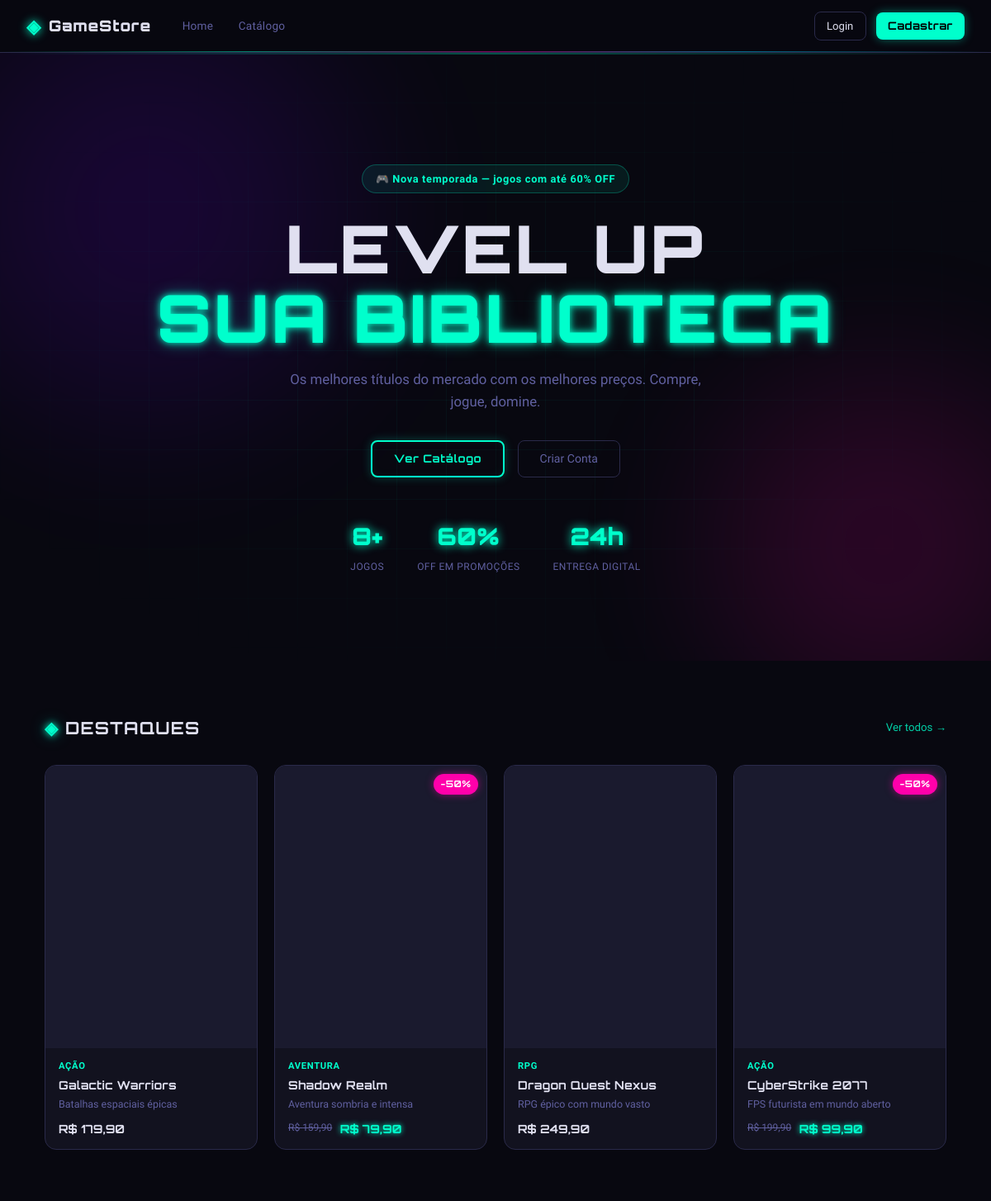
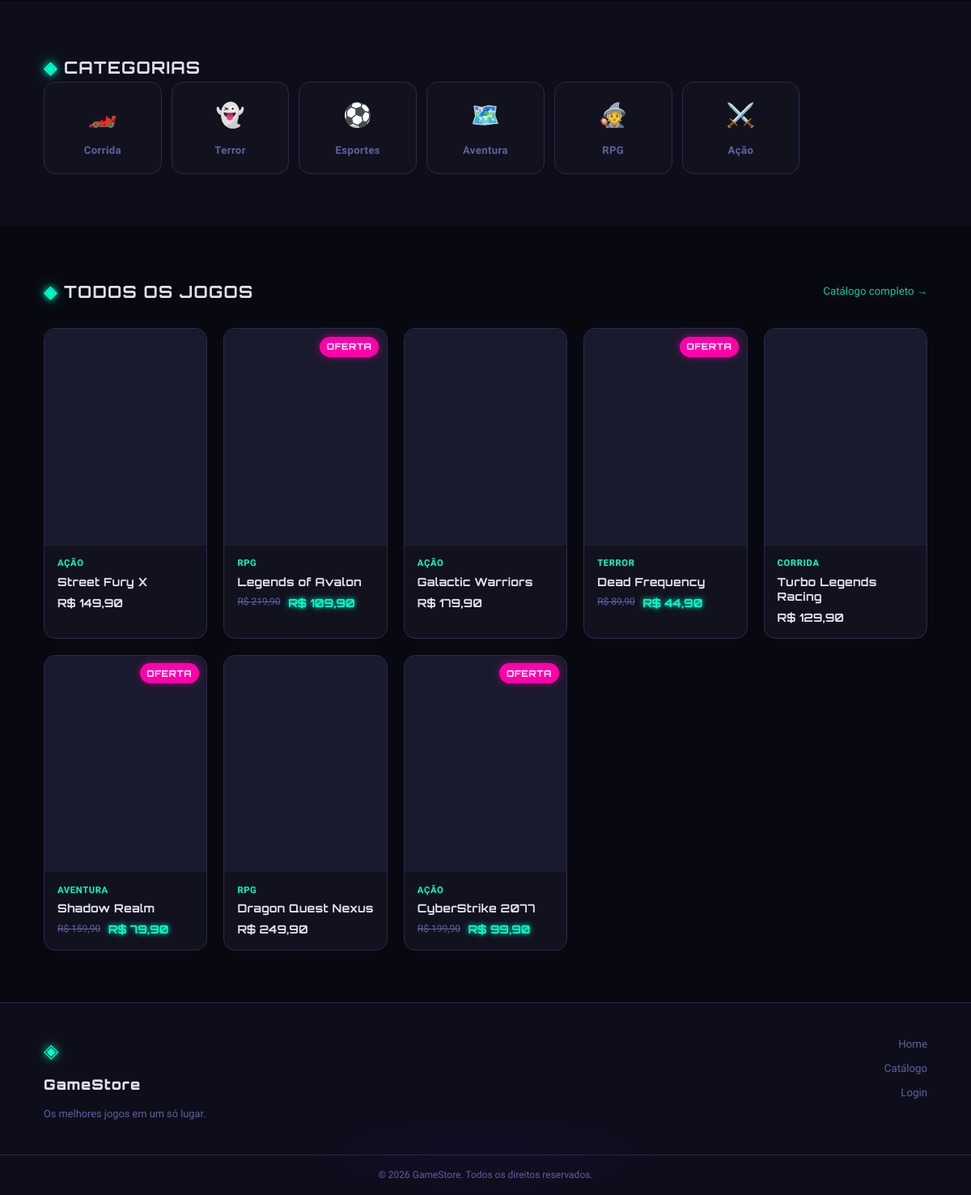
The page / on the database its author committed (2 pictures, top to bottom).
### tables this page shows
CREATE TABLE IF NOT EXISTS jogos (
    id INT AUTO_INCREMENT PRIMARY KEY,
    nome VARCHAR(150) NOT NULL,
    slug VARCHAR(160) NOT NULL UNIQUE,
    descricao TEXT,
    descricao_curta VARCHAR(255),
    preco DECIMAL(10,2) NOT NULL DEFAULT 0.00,
    preco_promocional DECIMAL(10,2) DEFAULT NULL,
    plataforma VARCHAR(80) DEFAULT 'PC',
    categoria_id INT,
    imagem_url VARCHAR(255) DEFAULT '',
    destaque TINYINT(1) DEFAULT 0,
    ativo TINYINT(1) DEFAULT 1,
    estoque INT DEFAULT 999,
    criado_em TIMESTAMP DEFAULT CURRENT_TIMESTAMP,
    FOREIGN KEY (categoria_id) REFERENCES game_categorias(id) ON DELETE SET NULL
);

CREATE TABLE IF NOT EXISTS game_categorias (
    id INT AUTO_INCREMENT PRIMARY KEY,
    nome VARCHAR(100) NOT NULL,
    slug VARCHAR(100) NOT NULL UNIQUE,
    icone VARCHAR(10) DEFAULT '🎮'
);

### core/Controller.php (called while the page is built, shortened)
<?php
abstract class Controller {
    protected function view(string $view, array $data = []): void {
        extract($data);
        $path = __DIR__ . "/../app/views/{$view}.php";
        require $path;
    }
}

### app/controllers/LojaController.php (called while the page is built, shortened)
<?php
class LojaController extends Controller {
    private JogoModel $m;
    private GameCategoriaModel $cm;
    public function __construct() {
        $this->m  = new JogoModel();
        $this->cm = new GameCategoriaModel();
    }
    public function index(): void {
        $destaques  = $this->m->findDestaques();
        $categorias = $this->cm->findAll();
        $todos      = $this->m->findAllAtivos();
        $this->view('loja/home', [
            'flash'     => $this->getFlash(),
            'destaques' => $destaques,
            'categorias'=> $categorias,
            'todos'     => $todos,
            'cc'        => $this->cartCount(),
        ]);
    }
}

### public/index.php (called while the page is built, shortened)
<?php
require_once __DIR__ . '/../core/Database.php';
require_once __DIR__ . '/../core/Model.php';
require_once __DIR__ . '/../core/Controller.php';
require_once __DIR__ . '/../core/Router.php';
require_once __DIR__ . '/../app/models/JogoModel.php';
$router = new Router();
$router->get ('/login',    'AuthController', 'login');
$router->post('/login',    'AuthController', 'doLogin');
$router->get ('/cadastro', 'AuthController', 'cadastro');
$router->post('/cadastro', 'AuthController', 'doCadastro');
$router->get ('/recuperar','AuthController', 'recuperar');
$router->post('/recuperar','AuthController', 'doRecuperar');
$router->get ('/logout',   'AuthController', 'logout');
$router->get('/',         'LojaController', 'index');
$router->get('/catalogo', 'LojaController', 'catalogo');
$router->get('/jogo',     'LojaController', 'jogo');
$router->get ('/carrinho',           'CarrinhoController', 'index');
$router->post('/carrinho/adicionar', 'CarrinhoController', 'adicionar');
$router->post('/carrinho/remover',   'CarrinhoController', 'remover');
$router->post('/carrinho/finalizar', 'CarrinhoController', 'finalizar');
$router->get ('/admin',                   'AdminController', 'dashboard');
$router->get ('/admin/jogos',             'AdminController', 'jogos');
$router->get ('/admin/jogo',              'AdminController', 'jogoForm');
$router->post('/admin/jogo/salvar',       'AdminController', 'jogoSalvar');
$router->post('/admin/jogo/deletar',      'AdminController', 'jogoDeletar');
$router->get ('/admin/categorias',        'AdminController', 'categorias');
$router->get ('/admin/categoria',         'AdminController', 'catForm');
$router->post('/admin/categoria/salvar',  'AdminController', 'catSalvar');
$router->post('/admin/categoria/deletar', 'AdminController', 'catDeletar');
$router->get ('/admin/pedidos',           'AdminController', 'pedidos');
$router->post('/admin/pedido/status',     'AdminController', 'pedidoStatus');
$router->dispatch();

### core/Database.php (called while the page is built)
<?php
class Database {
    private static $instance = null;
    private $conn;
    private function __construct() {
        try {
            $dsn = "mysql:host=".DB_HOST.";dbname=".DB_NAME.";charset=".DB_CHARSET;
            $this->conn = new PDO($dsn, DB_USER, DB_PASS, [
                PDO::ATTR_ERRMODE            => PDO::ERRMODE_EXCEPTION,
                PDO::ATTR_DEFAULT_FETCH_MODE => PDO::FETCH_ASSOC,
                PDO::ATTR_EMULATE_PREPARES   => false,
            ]);
        } catch (PDOException $e) {
            die("Erro BD: " . $e->getMessage());
        }
    }
    public static function getInstance(): Database {
        if (!self::$instance) self::$instance = new Database();
        return self::$instance;
    }
    public function getConnection(): PDO { return $this->conn; }
}

### app/models/JogoModel.php (called while the page is built, shortened)
<?php
class JogoModel extends Model {
    public function findDestaques(): array {
        $s = $this->db->query("SELECT j.*,c.nome cat FROM jogos j LEFT JOIN game_categorias c ON c.id=j.categoria_id WHERE j.destaque=1 AND j.ativo=1 ORDER BY j.id DESC LIMIT 6");
        return $s->fetchAll();
    }
    public function findAllAtivos(int $cat=0, string $busca=''): array {
        $where = ['j.ativo=1'];
        $params = [];
        $sql = "SELECT j.*,c.nome cat FROM jogos j LEFT JOIN game_categorias c ON c.id=j.categoria_id WHERE ".implode(' AND ',$where)." ORDER BY j.id DESC";
        $s = $this->db->prepare($sql);
        $s->execute($params);
        return $s->fetchAll();
    }
}

### core/Model.php (called while the page is built, shortened)
<?php
abstract class Model {
    protected PDO $db;
    protected string $table = '';
    public function __construct() {
        $this->db = Database::getInstance()->getConnection();
    }
    public function findAll(): array {
        return $this->db->query("SELECT * FROM {$this->table} ORDER BY id DESC")->fetchAll();
    }
}

### app/views/loja/home.php (the view, shortened to what this page needs)
<?php require __DIR__.'/../partials/header.php'; ?>
<?php require __DIR__.'/../partials/navbar.php'; ?>
<section class="hero">
  <div class="hero-bg">
    <div class="hero-grid"></div>
    <div class="hero-orb orb1"></div>
    <div class="hero-orb orb2"></div>
    <div class="hero-scan"></div>
  </div>
  <div class="hero-content">
    <div class="hero-badge">🎮 Nova temporada — jogos com até 60% OFF</div>
    <h1 class="hero-title">
      LEVEL UP<br>
      <span class="neon-text">SUA BIBLIOTECA</span>
    </h1>
    <p class="hero-sub">Os melhores títulos do mercado com os melhores preços. Compre, jogue, domine.</p>
    <div class="hero-btns">
      <a href="<?= BASE_URL ?>catalogo" class="btn-neon">Ver Catálogo</a>
      <?php if(!isset($_SESSION['uid'])): ?>
      <a href="<?= BASE_URL ?>cadastro" class="btn-ghost">Criar Conta</a>
      <?php endif; ?>
    </div>
  </div>
  <div class="hero-stats">
    <div class="hstat"><span><?= count($todos) ?>+</span><small>Jogos</small></div>
    <div class="hstat"><span>60%</span><small>OFF em promoções</small></div>
    <div class="hstat"><span>24h</span><small>Entrega digital</small></div>
  </div>
</section>
<section class="section">
  <div class="container">
    <div class="section-head">
      <h2 class="section-title"><span class="neon-text">◈</span> Destaques</h2>
      <a href="<?= BASE_URL ?>catalogo" class="see-all">Ver todos →</a>
    </div>
    <div class="games-grid featured">
      <?php foreach($destaques as $j): ?>
      <a href="<?= BASE_URL ?>jogo?slug=<?= $j['slug'] ?>" class="game-card">
        <div class="game-img-wrap">
          <div class="game-img-fallback"><?= mb_substr($j['nome'],0,2) ?></div>
          <?php if($j['preco_promocional']): ?>
            <div class="game-badge-sale">-<?= round((1-$j['preco_promocional']/$j['preco'])*100) ?>%</div>
          <?php endif; ?>
        </div>
        <div class="game-info">
          <span class="game-cat"><?= htmlspecialchars($j['cat']??'') ?></span>
          <h3><?= htmlspecialchars($j['nome']) ?></h3>
          <p><?= htmlspecialchars($j['descricao_curta']??'') ?></p>
          <div class="game-price">
            <?php if($j['preco_promocional']): ?>
              <s>R$ <?= number_format($j['preco'],2,',','.') ?></s>
              <strong class="neon-price">R$ <?= number_format($j['preco_promocional'],2,',','.') ?></strong>
            <?php else: ?>
              <strong>R$ <?= number_format($j['preco'],2,',','.') ?></strong>
            <?php endif; ?>
          </div>
        </div>
      </a>
      <?php endforeach; ?>
    </div>
  </div>
</section>
<section class="section section-dark">
  <div class="container">
    <h2 class="section-title"><span class="neon-text">◈</span> Categorias</h2>
    <div class="cats-grid">
      <?php foreach($categorias as $c): ?>
      <a href="<?= BASE_URL ?>catalogo?cat=<?= $c['id'] ?>" class="cat-card">
        <span class="cat-icon"><?= $c['icone'] ?></span>
        <span><?= htmlspecialchars($c['nome']) ?></span>
      </a>
      <?php endforeach; ?>
    </div>
  </div>
</section>
<section class="section">
  <div class="container">
    <div class="section-head">
      <h2 class="section-title"><span class="neon-text">◈</span> Todos os Jogos</h2>
      <a href="<?= BASE_URL ?>catalogo" class="see-all">Catálogo completo →</a>
    </div>
    <div class="games-grid">
      <?php foreach(array_slice($todos,0,8) as $j): ?>
      <a href="<?= BASE_URL ?>jogo?slug=<?= $j['slug'] ?>" class="game-card">
        <div class="game-img-wrap">
          <div class="game-img-fallback"><?= mb_substr($j['nome'],0,2) ?></div>
          <?php if($j['preco_promocional']): ?>
            <div class="game-badge-sale">OFERTA</div>
          <?php endif; ?>
        </div>
        <div class="game-info">
          <span class="game-cat"><?= htmlspecialchars($j['cat']??'') ?></span>
          <h3><?= htmlspecialchars($j['nome']) ?></h3>
          <div class="game-price">
            <?php if($j['preco_promocional']): ?>
              <s>R$ <?= number_format($j['preco'],2,',','.') ?></s>
              <strong class="neon-price">R$ <?= number_format($j['preco_promocional'],2,',','.') ?></strong>
            <?php else: ?>
              <strong>R$ <?= number_format($j['preco'],2,',','.') ?></strong>
            <?php endif; ?>
          </div>
        </div>
      </a>
      <?php endforeach; ?>
    </div>
  </div>
</section>
<?php require __DIR__.'/../partials/footer.php'; ?>

### core/Router.php (shortened to what this page needs)
<?php
class Router {
    private array $routes = [];
    public function get(string $p, string $c, string $m): void  { $this->routes['GET'][$p]  = [$c,$m]; }
    public function post(string $p, string $c, string $m): void { $this->routes['POST'][$p] = [$c,$m]; }
    public function dispatch(): void {
        $method = $_SERVER['REQUEST_METHOD'];
        $uri    = parse_url($_SERVER['REQUEST_URI'], PHP_URL_PATH);
        $uri = '/' . trim($uri, '/');
        if ($uri === '/') $uri = '/';
        if (isset($this->routes[$method][$uri])) {
            [$ctrl, $action] = $this->routes[$method][$uri];
            (new $ctrl())->$action();
        } else {
            http_response_code(404);
            require __DIR__ . '/../app/views/404.php';
        }
    }
}

### app/views/partials/header.php (shortened to what this page needs)
<!DOCTYPE html>
<html lang="pt-BR">
<head>
<link rel="stylesheet" href="<?= BASE_URL ?>css/style.css">
</head>
<body>

### app/views/partials/navbar.php (shortened to what this page needs)
<nav class="navbar">
  <a href="<?= BASE_URL ?>" class="nav-logo">
    <span class="logo-icon">◈</span>
    <span><?= APP_NAME ?></span>
  </a>
  <div class="nav-center">
    <a href="<?= BASE_URL ?>" class="<?= (parse_url($_SERVER['REQUEST_URI'],PHP_URL_PATH)==='/projeto_mvc/loja_games/public/'||parse_url($_SERVER['REQUEST_URI'],PHP_URL_PATH)==='/projeto_mvc/loja_games/public') ? 'active':'' ?>">Home</a>
    <a href="<?= BASE_URL ?>catalogo" class="<?= str_contains($_SERVER['REQUEST_URI'],'catalogo')?'active':'' ?>">Catálogo</a>
  </div>
  <div class="nav-right">
    <?php if(isset($_SESSION['uid'])): ?>
      <a href="<?= BASE_URL ?>carrinho" class="nav-cart">
        🛒 <span class="cart-count"><?= $cc ?? 0 ?></span>
      </a>
      <div class="nav-user-wrap">
        <span class="nav-user-name"><?= htmlspecialchars($_SESSION['nome']) ?></span>
        <a href="<?= BASE_URL ?>logout" class="btn-nav-out">Sair</a>
      </div>
    <?php else: ?>
      <a href="<?= BASE_URL ?>login"   class="btn-nav-ghost">Login</a>
      <a href="<?= BASE_URL ?>cadastro" class="btn-nav-neon">Cadastrar</a>
    <?php endif; ?>
  </div>
</nav>

### app/views/partials/footer.php (shortened to what this page needs)
<footer class="site-footer">
  <div class="footer-inner">
    <div class="footer-brand">
      <span class="logo-icon">◈</span>
      <span><?= APP_NAME ?></span>
      <p>Os melhores jogos em um só lugar.</p>
    </div>
    <div class="footer-links">
      <a href="<?= BASE_URL ?>">Home</a>
      <a href="<?= BASE_URL ?>catalogo">Catálogo</a>
      <a href="<?= BASE_URL ?>login">Login</a>
    </div>
    <div class="footer-glow"></div>
  </div>
  <div class="footer-bottom">
    <span>© <?= date('Y') ?> <?= APP_NAME ?>. Todos os direitos reservados.</span>
  </div>
</footer>
</body></html>

### rows shown on the page
jogos: categoria.nome "AÇÃO", nome "Galactic Warriors", descricao_curta "Batalhas espaciais épicas", preco "179,90"
jogos: (1-$j['preco_promocional']/$j['preco'])*100 "50", categoria.nome "AVENTURA", nome "Shadow Realm", descricao_curta "Aventura sombria e intensa", preco "159,90", preco_promocional "79,90", shows "OFERTA"
jogos: categoria.nome "RPG", nome "Dragon Quest Nexus", descricao_curta "RPG épico com mundo vasto", preco "249,90"
jogos: (1-$j['preco_promocional']/$j['preco'])*100 "50", categoria.nome "AÇÃO", nome "CyberStrike 2077", descricao_curta "FPS futurista em mundo aberto", preco "199,90", preco_promocional "99,90", shows "OFERTA"
game_categorias: icone "🏎️", nome "Corrida"
game_categorias: icone "👻", nome "Terror"
game_categorias: icone "⚽", nome "Esportes"
game_categorias: icone "🗺️", nome "Aventura"
game_categorias: icone "🧙", nome "RPG"
game_categorias: icone "⚔️", nome "Ação"
jogos: categoria.nome "AÇÃO", nome "Street Fury X", preco "149,90"
jogos: shows "OFERTA", categoria.nome "RPG", nome "Legends of Avalon", preco "219,90", preco_promocional "109,90"
jogos: shows "OFERTA", categoria.nome "TERROR", nome "Dead Frequency", preco "89,90", preco_promocional "44,90"
jogos: categoria.nome "CORRIDA", nome "Turbo Legends Racing", preco "129,90"

### other values the page prints
APP_NAME "GameStore"
count($todos) "8"
